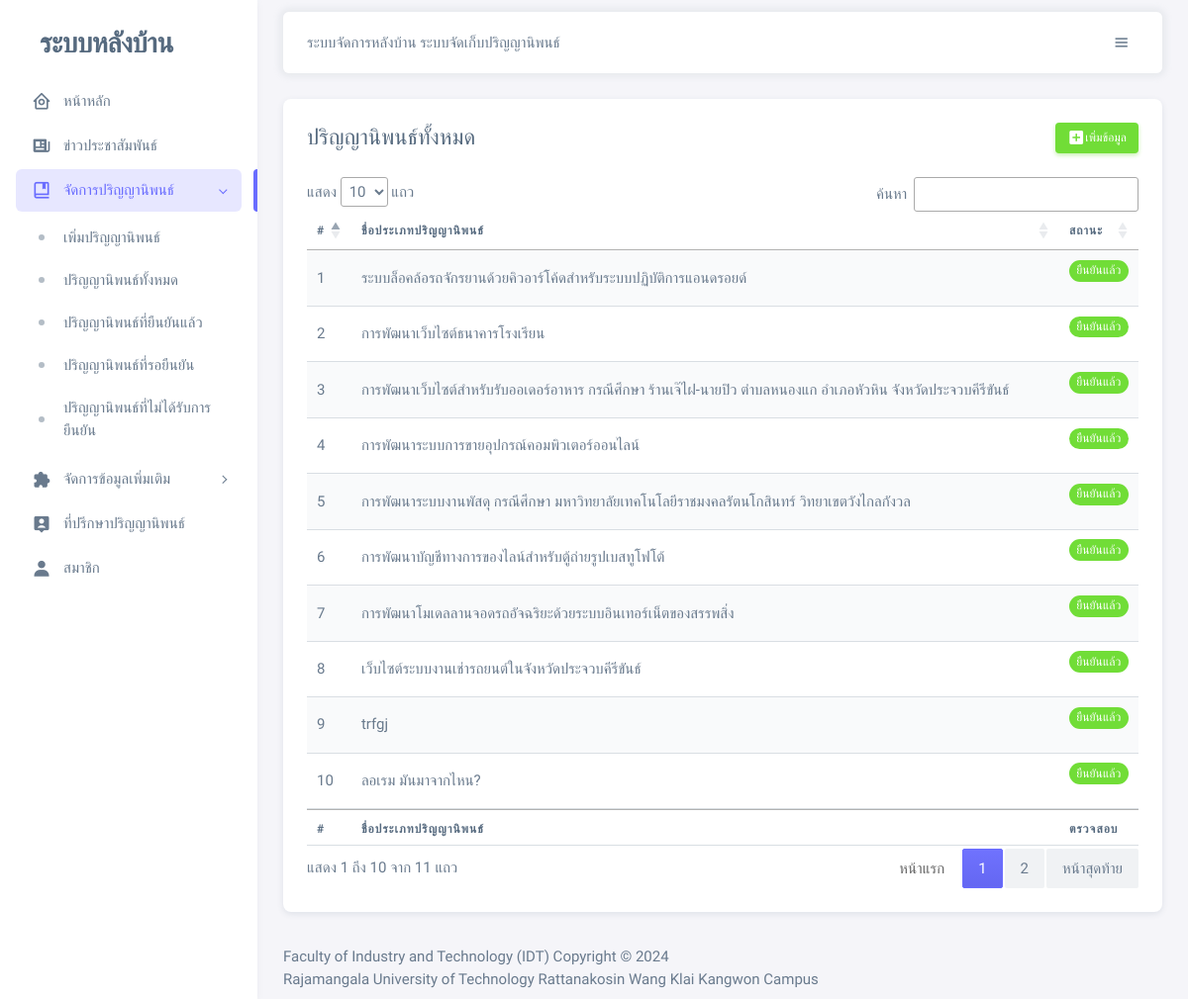
Screenshot of /admin/mgmt_research.php (signed in) with the database file from the repository.
### tables this page shows
CREATE TABLE `thesis` (
  `thesis_id` int(11) NOT NULL COMMENT 'ไอดีงานวิจัย',
  `thesis_name1` varchar(255) DEFAULT NULL COMMENT 'ชื่องานวิจัยไทย',
  `thesis_name2` varchar(255) DEFAULT NULL COMMENT 'ชื่องานวิจัยอังกฤษ',
  `thesis_des` text DEFAULT NULL COMMENT 'รายละเอียดงานวิจัยคร่าวๆ',
  `thesis_keyword` varchar(255) DEFAULT NULL COMMENT 'คีย์เวิร์ด',
  `thesis_year` int(11) DEFAULT NULL COMMENT 'ปีที่วิจัย',
  `thesis_status` enum('0','1','2') NOT NULL COMMENT 'สถานะงานวิจัย 0รอยืนยัน 1ยืนยัแล้ว 2ไม่ยืนยันแก้ไขใหม่',
  `typethesis_id` int(11) DEFAULT NULL COMMENT 'ไอดีประเภทงานวิจัย',
  `Advisor_id` int(10) NOT NULL,
  `faculty_id` int(10) NOT NULL,
  `branch_id` int(10) NOT NULL,
  `thesis_file` varchar(255) NOT NULL,
  `m_id` int(10) NOT NULL COMMENT 'ไอดีผู้ลง',
  `thesis_view` int(10) NOT NULL,
  `thesis_reason` text NOT NULL COMMENT 'หมายเหตุกรณีงานวิจัยไม่ผ่าน'
);

### admin/show_status.php (shortened to what this page needs)
<div class="card">
    <div class="card-header d-flex align-items-center justify-content-between">
        <h4 class="mb-0">ปริญญานิพนธ์ทั้งหมด</h4>
        <div class="text-muted float-end d-none d-sm-inline-block btn-group-sm btn-group" role="group" aria-label="Basic example">
            <a class="btn btn-success" href="mgmt_research.php?showstatus=add"><i class='bx bxs-plus-square'></i> เพิ่มข้อมูล </a>
        </div>
    </div>
    <div class="card-body">
        <?php
        $result2 = mysqli_query($conn, $sql_script2) or die(mysqli_connect_error());
        ?>
        <table id="myTable" class="table table-striped">
            <thead>
                <tr class="info">
                    <th width="5%">#</th>
                    <th>ชื่อประเภทปริญญานิพนธ์</th>
                    <th width="5%">สถานะ</th>
                </tr>
            </thead>
            <tbody>
                <?php
                $i = 1;
                while ($row_result2 = mysqli_fetch_assoc($result2)) { ?>
                    <tr>
                        <td>
                            <?php echo $i++ ?>
                        </td>
                        <td>
                            <?php echo $row_result2["thesis_name1"]  ?>
                        </td>
                        <td>
                            <p>
                                <?php
                                if ($row_result2['thesis_status'] == 0) {
                                ?>
                                    <span class="badge rounded-pill text-bg-warning">รอยืนยัน</span>
                                <?php
                                } elseif ($row_result2['thesis_status'] == 1) {
                                ?>
                                    <span class="badge rounded-pill text-bg-success">ยืนยันแล้ว</span>
                                <?php
                                } elseif ($row_result2['thesis_status'] == 2) {
                                ?>
                                    <span class="badge rounded-pill text-bg-danger">ไม่ได้ยืนยัน</span>
                                <?php
                                } else {
                                    echo "ไม่ระบุ";
                                };
                                ?>
                            </p>
                        </td>
                    </tr>
                <?php } ?>
            </tbody>
            <tfoot>
                <tr class="info">
                    <th>#</th>
                    <th>ชื่อประเภทปริญญานิพนธ์</th>
                    <th>ตรวจสอบ</th>
                </tr>
            </tfoot>
        </table>
    </div>
</div>

### admin/head.php (style rules this page uses)
td { white-space: nowrap; overflow: hidden; text-overflow: ellipsis; }

### rows the page displays
thesis: thesis_name1 "ระบบล็อคล้อรถจักรยานด้วยคิวอาร์โค้ดสำหรับระบบปฏิบัติการแอนดรอยด์", thesis_status "ยืนยันแล้ว"
thesis: thesis_name1 "การพัฒนาเว็บไซต์ธนาคารโรงเรียน", thesis_status "ยืนยันแล้ว"
thesis: thesis_name1 "การพัฒนาเว็บไซต์สำหรับรับออเดอร์อาหาร กรณีศึกษา ร้านเจ๊ไฝ-นายปิว ตำบลหนองแก อำเภอหัวหิน จังหวัดประจวบคีรีขันธ์", thesis_status "ยืนยันแล้ว"
thesis: thesis_name1 "การพัฒนาระบบการขายอุปกรณ์คอมพิวเตอร์ออนไลน์", thesis_status "ยืนยันแล้ว"
thesis: thesis_name1 "การพัฒนาระบบงานพัสดุ กรณีศึกษา มหาวิทยาลัยเทคโนโลยีราชมงคลรัตนโกสินทร์ วิทยาเขตวังไกลกังวล", thesis_status "ยืนยันแล้ว"
thesis: thesis_name1 "การพัฒนาบัญชีทางการของไลน์สำหรับตู้ถ่ายรูปเบสทูโฟโต้", thesis_status "ยืนยันแล้ว"
thesis: thesis_name1 "การพัฒนาโมเดลลานจอดรถอัจฉริยะด้วยระบบอินเทอร์เน็ตของสรรพสิ่ง", thesis_status "ยืนยันแล้ว"
thesis: thesis_name1 "เว็บไซต์ระบบงานเช่ารถยนต์ในจังหวัดประจวบคีรีขันธ์", thesis_status "ยืนยันแล้ว"
thesis: thesis_name1 "trfgj", thesis_status "ยืนยันแล้ว"
thesis: thesis_name1 "ลอเรม มันมาจากไหน?", thesis_status "ยืนยันแล้ว"
